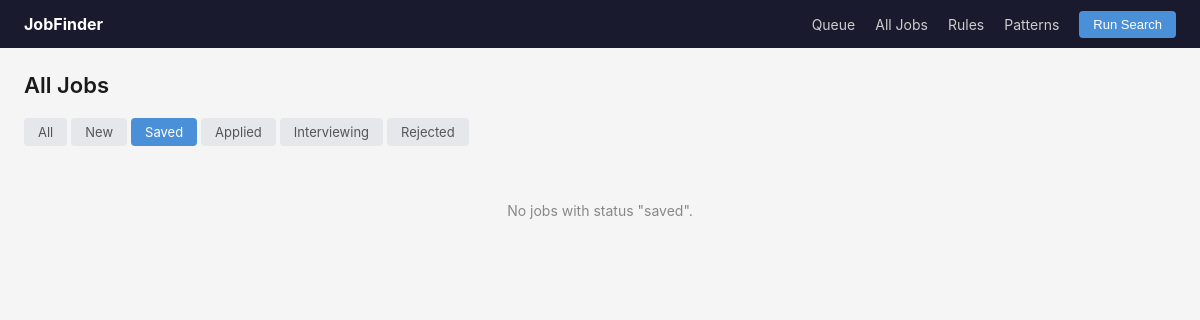
The app's page /jobs?status=saved, older data.
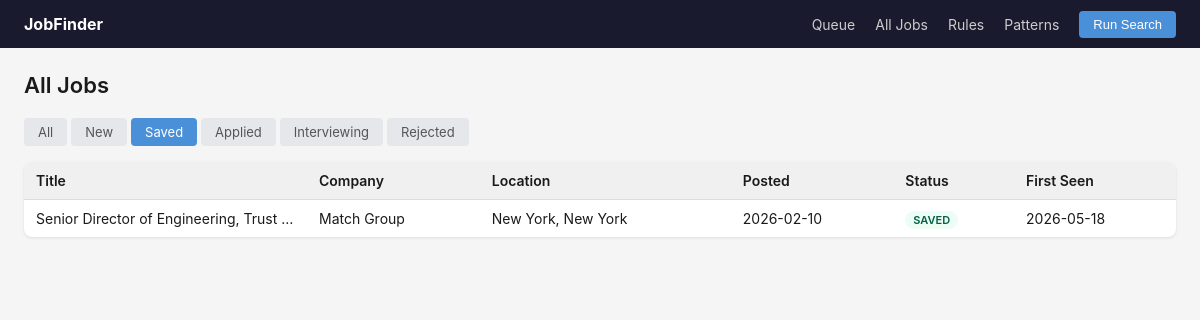
The same page, newer data.
### tables this page shows
CREATE TABLE jobs (
                id           INTEGER PRIMARY KEY AUTOINCREMENT,
                url          TEXT NOT NULL UNIQUE,
                title        TEXT,
                company      TEXT,
                location     TEXT,
                description  TEXT,
                posted_date  TEXT,
                first_seen   TEXT NOT NULL,
                status       TEXT NOT NULL DEFAULT 'new'
                                 CHECK(status IN ('new','saved','applied','rejected','interviewing')),
                notes        TEXT
            );

### jobfinder/app.py (the view)
    @app.route("/jobs")
    def jobs_list():
        conn = get_conn()
        status_filter = request.args.get("status", "all")
        statuses = None if status_filter == "all" else [status_filter]
        jobs = [dict(j) for j in get_jobs(conn, statuses=statuses)]
        return render_template("jobs.html", jobs=jobs, status_filter=status_filter)

### jobfinder/database.py (called while the page is built)
def get_connection(db_path: str = "jobs.db") -> sqlite3.Connection:
    conn = sqlite3.connect(db_path)
    conn.row_factory = sqlite3.Row
    conn.execute("PRAGMA journal_mode=WAL")
    conn.execute("PRAGMA foreign_keys=ON")
    return conn

def get_jobs(conn: sqlite3.Connection, statuses: list[str] | None = None,
             order_by: str = "CASE WHEN posted_date IS NULL THEN 1 ELSE 0 END, posted_date DESC, first_seen DESC") -> list[sqlite3.Row]:
    if statuses:
        placeholders = ",".join("?" * len(statuses))
        return conn.execute(
            f"SELECT * FROM jobs WHERE status IN ({placeholders}) ORDER BY {order_by}",
            statuses
        ).fetchall()
    return conn.execute(f"SELECT * FROM jobs ORDER BY {order_by}").fetchall()

### templates/jobs.html (shortened to what this page needs)
{% extends "base.html" %}
{% block content %}
<div class="page-header">
  <h1>All Jobs</h1>
</div>
<div class="status-tabs">
  {% for s in ['all', 'new', 'saved', 'applied', 'interviewing', 'rejected'] %}
  <a href="{{ url_for('jobs_list', status=s) }}"
     class="tab {{ 'active' if status_filter == s }}">{{ s.title() }}</a>
  {% endfor %}
</div>
{% if not jobs %}
<p class="empty-state">No jobs with status "{{ status_filter }}".</p>
{% else %}
<table class="job-table">
  <thead>
    <tr><th>Title</th><th>Company</th><th>Location</th><th>Posted</th><th>Status</th><th>First Seen</th></tr>
  </thead>
  <tbody>
  {% for job in jobs %}
  <tr>
    <td><a href="{{ url_for('job_detail', job_id=job.id) }}">{{ job.title or job.url }}</a></td>
    <td>{{ job.company or '—' }}</td>
    <td>{{ job.location or '—' }}</td>
    <td>{{ job.posted_date or 'Unknown' }}</td>
    <td><span class="status-badge status-{{ job.status }}">{{ job.status }}</span></td>
    <td>{{ job.first_seen[:10] }}</td>
  </tr>
  {% endfor %}
  </tbody>
</table>
{% endif %}
{% endblock %}

### templates/base.html (shortened to what this page needs)
<!DOCTYPE html>
<html lang="en">
<head>
<link rel="stylesheet" href="{{ url_for('static', filename='style.css') }}">
</head>
<body>
<nav>
  <a href="{{ url_for('index') }}" class="nav-brand">JobFinder</a>
  <div class="nav-links">
    <a href="{{ url_for('index') }}">Queue</a>
    <a href="{{ url_for('jobs_list') }}">All Jobs</a>
    <a href="{{ url_for('rules_view') }}">Rules</a>
    <a href="{{ url_for('patterns_view') }}">Patterns</a>
    <button id="run-search-btn" class="btn-search" onclick="runSearch()">Run Search</button>
  </div>
</nav>
<main>
{% block content %}{% endblock %}
</main>
</body>
</html>

### static/style.css (style rules this page uses)
*, *::before, *::after { box-sizing: border-box; margin: 0; padding: 0; }
body { font-family: -apple-system, BlinkMacSystemFont, "Segoe UI", sans-serif; font-size: 14px; color: #1a1a1a; background: #f5f5f5; }
nav { display: flex; align-items: center; justify-content: space-between; background: #1a1a2e; color: #fff; padding: 0 24px; height: 48px; }
.nav-brand { color: #fff; font-weight: 700; font-size: 16px; text-decoration: none; }
.nav-links { display: flex; align-items: center; gap: 20px; }
.nav-links a { color: #ccc; text-decoration: none; }
.btn-search { background: #4a90d9; color: #fff; border: none; border-radius: 4px; padding: 6px 14px; cursor: pointer; font-size: 13px; }
main { max-width: 1400px; margin: 0 auto; padding: 24px; }
.page-header { display: flex; align-items: baseline; justify-content: space-between; margin-bottom: 20px; }
.page-header h1 { font-size: 22px; font-weight: 600; }
.job-table { width: 100%; border-collapse: collapse; background: #fff; border-radius: 8px; overflow: hidden; box-shadow: 0 1px 3px rgba(0,0,0,.1); }
.job-table th { background: #f0f0f0; padding: 10px 12px; text-align: left; font-weight: 600; border-bottom: 1px solid #ddd; }
.job-table td { padding: 10px 12px; border-bottom: 1px solid #f0f0f0; vertical-align: middle; }
.job-table tr:last-child td { border-bottom: none; }
.job-table a { color: #1a1a1a; text-decoration: none; }
.job-table th:nth-child(1), .job-table td:nth-child(1) { max-width: 180px; overflow: hidden; text-overflow: ellipsis; white-space: nowrap; }
.status-badge { padding: 2px 8px; border-radius: 10px; font-size: 11px; font-weight: 600; text-transform: uppercase; }
.status-saved { background: #ecfdf5; color: #065f46; }
.status-tabs { display: flex; gap: 4px; margin-bottom: 16px; }
.tab { padding: 6px 14px; border-radius: 4px; text-decoration: none; color: #555; background: #e5e7eb; font-size: 13px; }
.tab.active, .tab:hover { background: #4a90d9; color: #fff; }

Row changes from the older to the newer data that the page shows:
now on this page (row edited): jobs: title "Senior Director of Engineering, Trust…", company "Match Group", location "New York, New York", posted_date "2026-02-10", status "SAVED", first_seen "2026-05-18"
Text that changed along with them:
{{ status_filter }}: "saved" → (not shown)
text no longer shown: "No jobs with status \" \"."
text now shown: "Title Company Location Posted Status First Seen"
